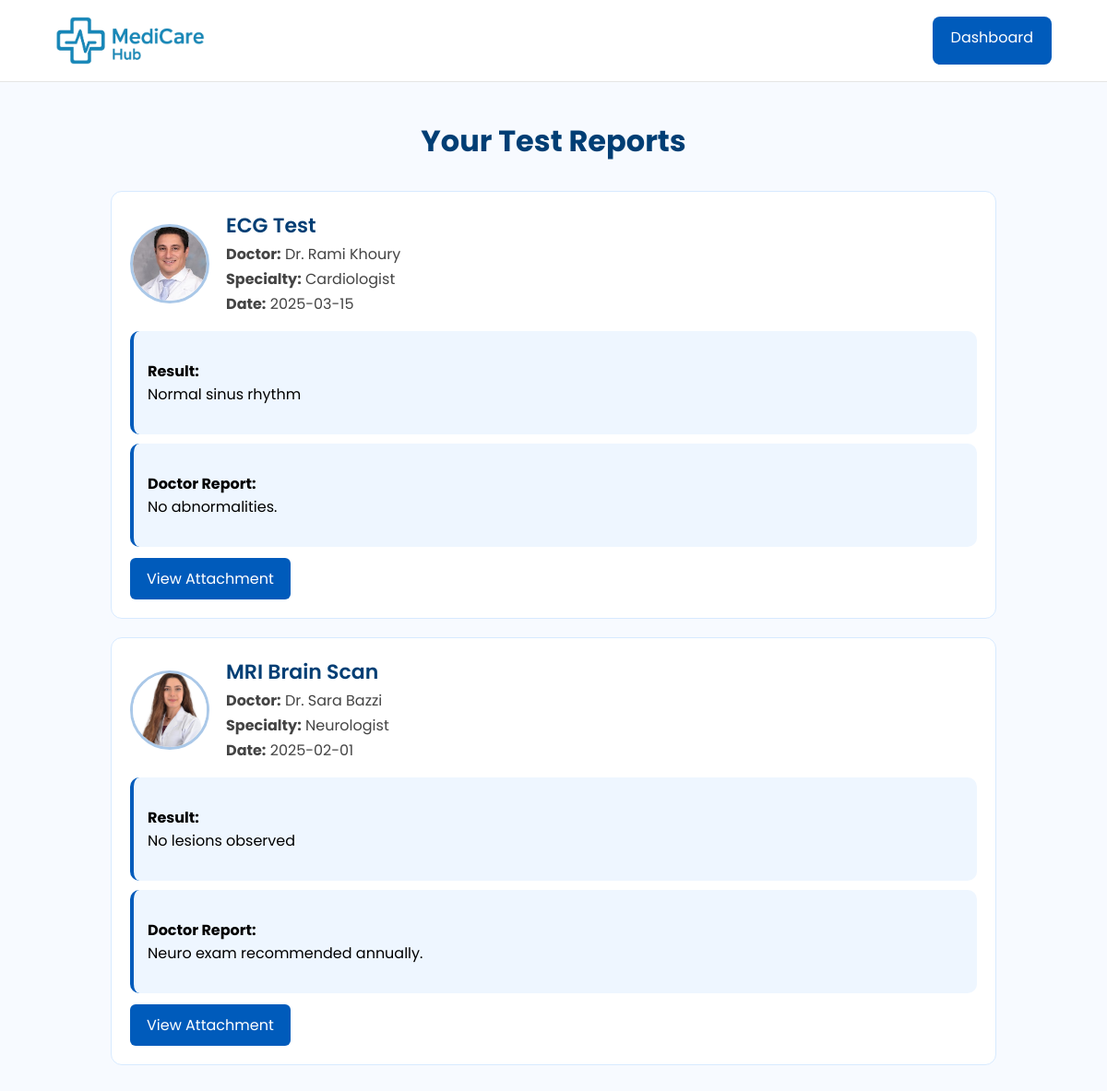
The page /front/viewTests.php (signed in) on the database its author committed.
### tables this page shows
CREATE TABLE `Medical_Tests` (
  `Test_id` int(11) NOT NULL,
  `Patient_id` int(11) NOT NULL,
  `Doctor_id` int(11) NOT NULL,
  `Test_name` varchar(200) NOT NULL,
  `Test_date` date NOT NULL,
  `Result` text DEFAULT NULL,
  `Doctor_Report` text DEFAULT NULL,
  `Attachment` varchar(255) DEFAULT NULL
);

CREATE TABLE `Doctors` (
  `Doctor_id` int(11) NOT NULL,
  `First_name` varchar(100) NOT NULL,
  `Last_name` varchar(100) NOT NULL,
  `Specialty` varchar(100) NOT NULL,
  `Phone` varchar(100) NOT NULL,
  `Email` varchar(100) NOT NULL,
  `Photo` varchar(255) DEFAULT NULL,
  `About` text DEFAULT NULL,
  `Department_id` int(11) NOT NULL,
  `Password` varchar(255) NOT NULL
);

### front/viewTests.php (the view, shortened to what this page needs)
<?php
require "../Backend/dbconx.php";
$patient_id = $_SESSION["id"];
$stmt = $pdo->prepare("
    SELECT T.*, D.First_name, D.Last_name, D.Specialty, D.Photo
    FROM Medical_Tests T
    JOIN Doctors D ON T.Doctor_id = D.Doctor_id
    WHERE T.Patient_id = ?
    ORDER BY T.Test_date DESC
");
$stmt->execute([$patient_id]);
$tests = $stmt->fetchAll(PDO::FETCH_ASSOC);
?>
<!DOCTYPE html>
<html>
<head>
</head>
<body>
<div class="navbar">
    <img src="../medias/logo.png">
    <a class="login-btn" href="patientDashboard.php" style="background:#005bbb;color:white;padding:10px 20px;border-radius:8px;text-decoration:none;">Dashboard</a>
</div>
<h1>Your Test Reports</h1>
<div class="container">
<?php if (count($tests) == 0): ?>
    <p class="empty">No test reports available.</p>
<?php else: ?>
    <?php foreach ($tests as $t): ?>
        <div class="card">
            <div class="card-header">
                <img src="../medias/drimages/<?php echo $t["Photo"]; ?>">
                <div class="info">
                    <h2><?php echo $t["Test_name"]; ?></h2>
                    <p><strong>Doctor:</strong> Dr. <?php echo $t["First_name"] . " " . $t["Last_name"]; ?></p>
                    <p><strong>Specialty:</strong> <?php echo $t["Specialty"]; ?></p>
                    <p><strong>Date:</strong> <?php echo $t["Test_date"]; ?></p>
                </div>
            </div>
            <div class="result-box">
                <p><strong>Result:</strong><br><?php echo nl2br($t["Result"]); ?></p>
            </div>
            <div class="result-box" style="margin-top:10px;">
                <p><strong>Doctor Report:</strong><br><?php echo nl2br($t["Doctor_Report"]); ?></p>
            </div>
            <?php if (!empty($t["Attachment"])): ?>
                <a href="../medias/tests/<?php echo $t["Attachment"]; ?>" target="_blank" class="attachment-btn">
                    View Attachment
                </a>
            <?php endif; ?>
        </div>
    <?php endforeach; ?>
<?php endif; ?>
</div>
</body>
</html>

### front/viewTests.php (style rules this page uses)
body { margin:0; font-family:'Poppins', sans-serif; background:#f7faff; }
.navbar { display:flex; justify-content:space-between; padding:18px 60px; background:white; border-bottom:1px solid #e5e5e5; }
.navbar img { width:15%; }
h1 { text-align:center; margin-top:40px; font-size:32px; color:#003e74; }
.container { width:80%; margin:30px auto; }
.card { background:white; padding:20px; border-radius:12px; border:1px solid #d7eaff; margin-bottom:20px; }
.card-header { display:flex; align-items:center; gap:18px; margin-bottom:15px; }
.card-header img { width:80px; height:80px; border-radius:50%; object-fit:cover; border:3px solid #005bbb55; }
.info h2 { margin:0; color:#003e74; font-size:22px; font-weight:600; }
.info p { margin:2px 0; color:#444; }
.result-box { background:#eef6ff; padding:15px; border-radius:10px; margin-top:12px; border-left:4px solid #005bbb; }
.attachment-btn { margin-top:12px; padding:10px 18px; display:inline-block; background:#005bbb; color:white; border-radius:6px; text-decoration:none; }

### rows shown on the page
medical_tests: Doctor.Photo (picture), Test_name "ECG Test", Doctor.First_name "Rami", Doctor.Last_name "Khoury", Doctor.Specialty "Cardiologist", Test_date "2025-03-15", Result "Normal sinus rhythm", Doctor_Report "No abnormalities."
medical_tests: Doctor.Photo (picture), Test_name "MRI Brain Scan", Doctor.First_name "Sara", Doctor.Last_name "Bazzi", Doctor.Specialty "Neurologist", Test_date "2025-02-01", Result "No lesions observed", Doctor_Report "Neuro exam recommended annually."
